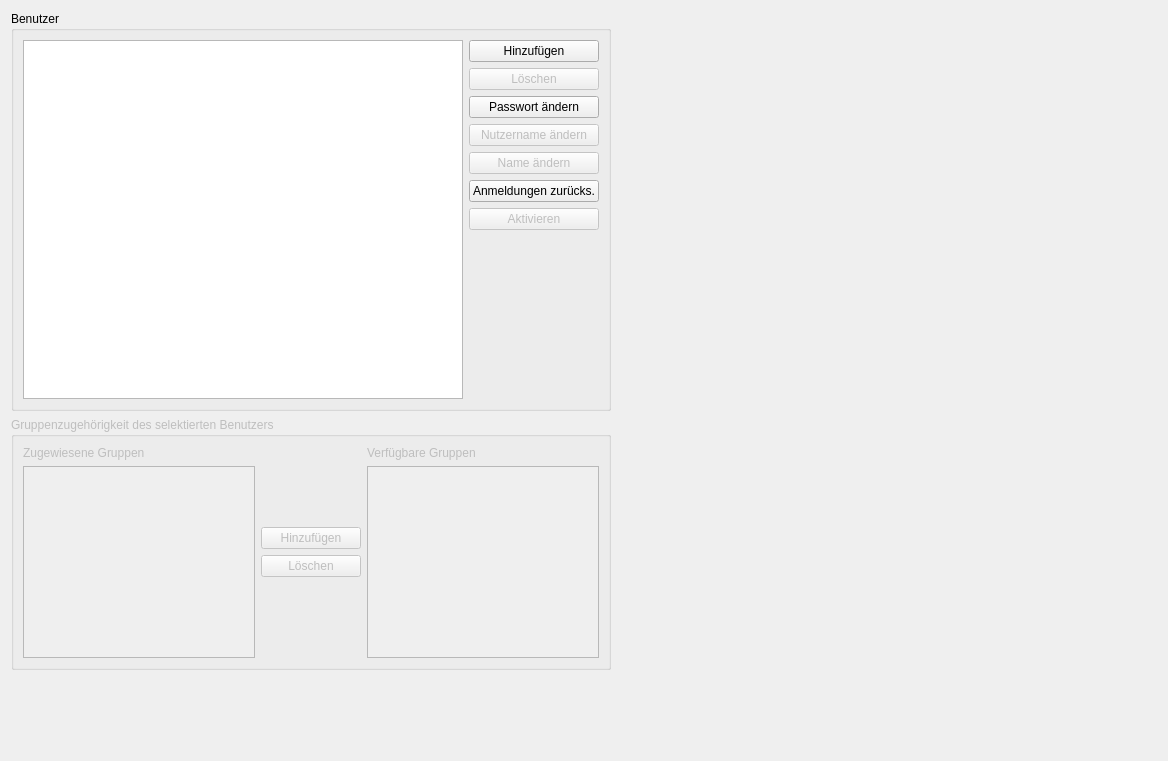
<?xml version="1.0" encoding="UTF-8"?>
<ui version="4.0">
 <class>QMAMSUserSettingsWidget</class>
 <widget class="QWidget" name="QMAMSUserSettingsWidget">
  <property name="geometry">
   <rect>
    <x>0</x>
    <y>0</y>
    <width>1168</width>
    <height>761</height>
   </rect>
  </property>
  <property name="windowTitle">
   <string>Form</string>
  </property>
  <layout class="QVBoxLayout" name="verticalLayout_2">
   <item>
    <widget class="QGroupBox" name="groupBox_2">
     <property name="minimumSize">
      <size>
       <width>0</width>
       <height>400</height>
      </size>
     </property>
     <property name="maximumSize">
      <size>
       <width>600</width>
       <height>16777215</height>
      </size>
     </property>
     <property name="title">
      <string>Benutzer</string>
     </property>
     <layout class="QGridLayout" name="gridLayout_2">
      <item row="0" column="0">
       <layout class="QHBoxLayout" name="horizontalLayout_2">
        <item>
         <layout class="QVBoxLayout" name="verticalLayout_3">
          <item>
           <widget class="QTableView" name="tvUser">
            <property name="selectionMode">
             <enum>QAbstractItemView::SingleSelection</enum>
            </property>
            <property name="selectionBehavior">
             <enum>QAbstractItemView::SelectRows</enum>
            </property>
            <attribute name="horizontalHeaderShowSortIndicator" stdset="0">
             <bool>true</bool>
            </attribute>
           </widget>
          </item>
         </layout>
        </item>
        <item>
         <layout class="QVBoxLayout" name="verticalLayout_4">
          <item>
           <widget class="QPushButton" name="pbAddUser">
            <property name="minimumSize">
             <size>
              <width>100</width>
              <height>0</height>
             </size>
            </property>
            <property name="text">
             <string>Hinzufügen</string>
            </property>
           </widget>
          </item>
          <item>
           <widget class="QPushButton" name="pbRemoveUser">
            <property name="enabled">
             <bool>false</bool>
            </property>
            <property name="minimumSize">
             <size>
              <width>100</width>
              <height>0</height>
             </size>
            </property>
            <property name="text">
             <string>Löschen</string>
            </property>
           </widget>
          </item>
          <item>
           <widget class="QPushButton" name="pbChangePassword">
            <property name="text">
             <string>Passwort ändern</string>
            </property>
           </widget>
          </item>
          <item>
           <widget class="QPushButton" name="pbChangeUsername">
            <property name="enabled">
             <bool>false</bool>
            </property>
            <property name="text">
             <string>Nutzername ändern</string>
            </property>
           </widget>
          </item>
          <item>
           <widget class="QPushButton" name="pbChangeName">
            <property name="enabled">
             <bool>false</bool>
            </property>
            <property name="text">
             <string>Name ändern</string>
            </property>
           </widget>
          </item>
          <item>
           <widget class="QPushButton" name="pbResetLoginNum">
            <property name="text">
             <string>Anmeldungen zurücks.</string>
            </property>
           </widget>
          </item>
          <item>
           <widget class="QPushButton" name="pbChangeActiveState">
            <property name="enabled">
             <bool>false</bool>
            </property>
            <property name="text">
             <string>Aktivieren</string>
            </property>
           </widget>
          </item>
          <item>
           <spacer name="verticalSpacer">
            <property name="orientation">
             <enum>Qt::Vertical</enum>
            </property>
            <property name="sizeHint" stdset="0">
             <size>
              <width>20</width>
              <height>40</height>
             </size>
            </property>
           </spacer>
          </item>
         </layout>
        </item>
       </layout>
      </item>
     </layout>
    </widget>
   </item>
   <item>
    <widget class="QGroupBox" name="gbGroups">
     <property name="enabled">
      <bool>false</bool>
     </property>
     <property name="minimumSize">
      <size>
       <width>0</width>
       <height>200</height>
      </size>
     </property>
     <property name="maximumSize">
      <size>
       <width>600</width>
       <height>16777215</height>
      </size>
     </property>
     <property name="title">
      <string>Gruppenzugehörigkeit des selektierten Benutzers</string>
     </property>
     <layout class="QHBoxLayout" name="horizontalLayout">
      <item>
       <layout class="QVBoxLayout" name="verticalLayout_6">
        <item>
         <widget class="QLabel" name="label">
          <property name="text">
           <string>Zugewiesene Gruppen</string>
          </property>
         </widget>
        </item>
        <item>
         <widget class="QListView" name="lvUserGroup">
          <property name="editTriggers">
           <set>QAbstractItemView::NoEditTriggers</set>
          </property>
         </widget>
        </item>
       </layout>
      </item>
      <item>
       <layout class="QVBoxLayout" name="verticalLayout_7">
        <item>
         <spacer name="verticalSpacer_3">
          <property name="orientation">
           <enum>Qt::Vertical</enum>
          </property>
          <property name="sizeHint" stdset="0">
           <size>
            <width>20</width>
            <height>40</height>
           </size>
          </property>
         </spacer>
        </item>
        <item>
         <widget class="QPushButton" name="pbAddGroup">
          <property name="minimumSize">
           <size>
            <width>100</width>
            <height>0</height>
           </size>
          </property>
          <property name="text">
           <string>Hinzufügen</string>
          </property>
         </widget>
        </item>
        <item>
         <widget class="QPushButton" name="pbRemoveGroup">
          <property name="minimumSize">
           <size>
            <width>100</width>
            <height>0</height>
           </size>
          </property>
          <property name="text">
           <string>Löschen</string>
          </property>
         </widget>
        </item>
        <item>
         <spacer name="verticalSpacer_2">
          <property name="orientation">
           <enum>Qt::Vertical</enum>
          </property>
          <property name="sizeHint" stdset="0">
           <size>
            <width>20</width>
            <height>40</height>
           </size>
          </property>
         </spacer>
        </item>
       </layout>
      </item>
      <item>
       <layout class="QVBoxLayout" name="verticalLayout">
        <item>
         <widget class="QLabel" name="label_2">
          <property name="text">
           <string>Verfügbare Gruppen</string>
          </property>
         </widget>
        </item>
        <item>
         <widget class="QListView" name="lvGroup">
          <property name="editTriggers">
           <set>QAbstractItemView::NoEditTriggers</set>
          </property>
         </widget>
        </item>
       </layout>
      </item>
     </layout>
    </widget>
   </item>
   <item>
    <spacer name="verticalSpacer_4">
     <property name="orientation">
      <enum>Qt::Vertical</enum>
     </property>
     <property name="sizeHint" stdset="0">
      <size>
       <width>20</width>
       <height>40</height>
      </size>
     </property>
    </spacer>
   </item>
  </layout>
 </widget>
 <resources/>
 <connections>
  <connection>
   <sender>pbAddGroup</sender>
   <signal>clicked()</signal>
   <receiver>QMAMSUserSettingsWidget</receiver>
   <slot>addGroup()</slot>
   <hints>
    <hint type="sourcelabel">
     <x>446</x>
     <y>343</y>
    </hint>
    <hint type="destinationlabel">
     <x>393</x>
     <y>290</y>
    </hint>
   </hints>
  </connection>
  <connection>
   <sender>pbAddUser</sender>
   <signal>clicked()</signal>
   <receiver>QMAMSUserSettingsWidget</receiver>
   <slot>addUser()</slot>
   <hints>
    <hint type="sourcelabel">
     <x>446</x>
     <y>60</y>
    </hint>
    <hint type="destinationlabel">
     <x>393</x>
     <y>290</y>
    </hint>
   </hints>
  </connection>
  <connection>
   <sender>pbRemoveGroup</sender>
   <signal>clicked()</signal>
   <receiver>QMAMSUserSettingsWidget</receiver>
   <slot>removeGroup()</slot>
   <hints>
    <hint type="sourcelabel">
     <x>446</x>
     <y>376</y>
    </hint>
    <hint type="destinationlabel">
     <x>393</x>
     <y>290</y>
    </hint>
   </hints>
  </connection>
  <connection>
   <sender>pbRemoveUser</sender>
   <signal>clicked()</signal>
   <receiver>QMAMSUserSettingsWidget</receiver>
   <slot>removeUser()</slot>
   <hints>
    <hint type="sourcelabel">
     <x>446</x>
     <y>93</y>
    </hint>
    <hint type="destinationlabel">
     <x>393</x>
     <y>290</y>
    </hint>
   </hints>
  </connection>
  <connection>
   <sender>pbChangePassword</sender>
   <signal>clicked()</signal>
   <receiver>QMAMSUserSettingsWidget</receiver>
   <slot>changePassword()</slot>
   <hints>
    <hint type="sourcelabel">
     <x>1084</x>
     <y>157</y>
    </hint>
    <hint type="destinationlabel">
     <x>583</x>
     <y>380</y>
    </hint>
   </hints>
  </connection>
  <connection>
   <sender>pbChangeName</sender>
   <signal>clicked()</signal>
   <receiver>QMAMSUserSettingsWidget</receiver>
   <slot>changeName()</slot>
   <hints>
    <hint type="sourcelabel">
     <x>517</x>
     <y>218</y>
    </hint>
    <hint type="destinationlabel">
     <x>583</x>
     <y>380</y>
    </hint>
   </hints>
  </connection>
  <connection>
   <sender>pbChangeUsername</sender>
   <signal>clicked()</signal>
   <receiver>QMAMSUserSettingsWidget</receiver>
   <slot>changeUsername()</slot>
   <hints>
    <hint type="sourcelabel">
     <x>517</x>
     <y>178</y>
    </hint>
    <hint type="destinationlabel">
     <x>583</x>
     <y>380</y>
    </hint>
   </hints>
  </connection>
  <connection>
   <sender>pbResetLoginNum</sender>
   <signal>clicked()</signal>
   <receiver>QMAMSUserSettingsWidget</receiver>
   <slot>resetLoginNum()</slot>
   <hints>
    <hint type="sourcelabel">
     <x>517</x>
     <y>258</y>
    </hint>
    <hint type="destinationlabel">
     <x>583</x>
     <y>380</y>
    </hint>
   </hints>
  </connection>
  <connection>
   <sender>pbChangeActiveState</sender>
   <signal>clicked()</signal>
   <receiver>QMAMSUserSettingsWidget</receiver>
   <slot>changeActiveState()</slot>
   <hints>
    <hint type="sourcelabel">
     <x>517</x>
     <y>298</y>
    </hint>
    <hint type="destinationlabel">
     <x>583</x>
     <y>380</y>
    </hint>
   </hints>
  </connection>
 </connections>
 <slots>
  <slot>addUser()</slot>
  <slot>removeUser()</slot>
  <slot>configUser()</slot>
  <slot>addGroup()</slot>
  <slot>removeGroup()</slot>
  <slot>configGroup()</slot>
  <slot>changePassword()</slot>
  <slot>changeUsername()</slot>
  <slot>changeName()</slot>
  <slot>resetLoginNum()</slot>
  <slot>changeActiveState()</slot>
 </slots>
</ui>
